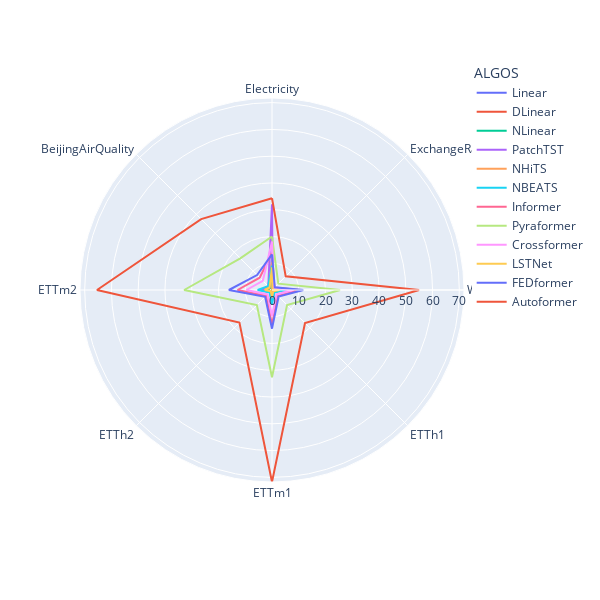

Here is the notebook cell this chart was saved with:
### Code cell
fig = px.line_polar(report_df, r='SPEED', theta='SOURCE', color="ALGOS",
                    line_close=True,
                    width=600,
                    height=600,)

fig.show()

### Figure 1 — Plotly figure (JSON) as saved in the notebook; plotly's stock layout.template omitted (floating-point values rounded to 4 significant figures)
{"data": [{"hovertemplate": "ALGOS=Linear<br>SPEED=%{r}<br>SOURCE=%{theta}<extra></extra>", "legendgroup": "Linear", "line": {"color": "#636efa", "dash": "solid"}, "marker": {"symbol": "circle"}, "mode": "lines", "name": "Linear", "r": [12.53, 0.24, 2.56, 0.55, 2.31, 0.56, 2.33, 1.11, 12.53], "showlegend": true, "subplot": "polar", "theta": ["Electricity", "ExchangeRate", "Weather", "ETTh1", "ETTm1", "ETTh2", "ETTm2", "BeijingAirQuality", "Electricity"], "type": "scatterpolar"}, {"hovertemplate": "ALGOS=DLinear<br>SPEED=%{r}<br>SOURCE=%{theta}<extra></extra>", "legendgroup": "DLinear", "line": {"color": "#EF553B", "dash": "solid"}, "marker": {"symbol": "circle"}, "mode": "lines", "name": "DLinear", "r": [9.19, 0.25, 2.7, 0.59, 2.45, 0.59, 2.48, 1.14, 9.19], "showlegend": true, "subplot": "polar", "theta": ["Electricity", "ExchangeRate", "Weather", "ETTh1", "ETTm1", "ETTh2", "ETTm2", "BeijingAirQuality", "Electricity"], "type": "scatterpolar"}, {"hovertemplate": "ALGOS=NLinear<br>SPEED=%{r}<br>SOURCE=%{theta}<extra></extra>", "legendgroup": "NLinear", "line": {"color": "#00cc96", "dash": "solid"}, "marker": {"symbol": "circle"}, "mode": "lines", "name": "NLinear", "r": [8.28, 0.25, 2.73, 0.6, 2.33, 0.57, 2.29, 1.1, 8.28], "showlegend": true, "subplot": "polar", "theta": ["Electricity", "ExchangeRate", "Weather", "ETTh1", "ETTm1", "ETTh2", "ETTm2", "BeijingAirQuality", "Electricity"], "type": "scatterpolar"}, {"hovertemplate": "ALGOS=PatchTST<br>SPEED=%{r}<br>SOURCE=%{theta}<extra></extra>", "legendgroup": "PatchTST", "line": {"color": "#ab63fa", "dash": "solid"}, "marker": {"symbol": "circle"}, "mode": "lines", "name": "PatchTST", "r": [32.05, 0.44, 5.92, 0.97, 4.01, 0.97, 4.01, 1.97, 32.05], "showlegend": true, "subplot": "polar", "theta": ["Electricity", "ExchangeRate", "Weather", "ETTh1", "ETTm1", "ETTh2", "ETTm2", "BeijingAirQuality", "Electricity"], "type": "scatterpolar"}, {"hovertemplate": "ALGOS=NHiTS<br>SPEED=%{r}<br>SOURCE=%{theta}<extra></extra>", "legendgroup": "NHiTS", "line": {"color": "#FFA15A", "dash": "solid"}, "marker": {"symbol": "circle"}, "mode": "lines", "name": "NHiTS", "r": [10.56, 0.3, 3.05, 0.7, 2.88, 0.67, 2.78, 1.37, 10.56], "showlegend": true, "subplot": "polar", "theta": ["Electricity", "ExchangeRate", "Weather", "ETTh1", "ETTm1", "ETTh2", "ETTm2", "BeijingAirQuality", "Electricity"], "type": "scatterpolar"}, {"hovertemplate": "ALGOS=NBEATS<br>SPEED=%{r}<br>SOURCE=%{theta}<extra></extra>", "legendgroup": "NBEATS", "line": {"color": "#19d3f3", "dash": "solid"}, "marker": {"symbol": "circle"}, "mode": "lines", "name": "NBEATS", "r": [9.12, 0.56, 4.84, 1.32, 5.37, 1.3, 5.36, 2.05, 9.12], "showlegend": true, "subplot": "polar", "theta": ["Electricity", "ExchangeRate", "Weather", "ETTh1", "ETTm1", "ETTh2", "ETTm2", "BeijingAirQuality", "Electricity"], "type": "scatterpolar"}, {"hovertemplate": "ALGOS=Informer<br>SPEED=%{r}<br>SOURCE=%{theta}<extra></extra>", "legendgroup": "Informer", "line": {"color": "#FF6692", "dash": "solid"}, "marker": {"symbol": "circle"}, "mode": "lines", "name": "Informer", "r": [13.87, 1.29, 10.51, 3.12, 12.91, 3.12, 12.88, 6.52, 13.87], "showlegend": true, "subplot": "polar", "theta": ["Electricity", "ExchangeRate", "Weather", "ETTh1", "ETTm1", "ETTh2", "ETTm2", "BeijingAirQuality", "Electricity"], "type": "scatterpolar"}, {"hovertemplate": "ALGOS=Pyraformer<br>SPEED=%{r}<br>SOURCE=%{theta}<extra></extra>", "legendgroup": "Pyraformer", "line": {"color": "#B6E880", "dash": "solid"}, "marker": {"symbol": "circle"}, "mode": "lines", "name": "Pyraformer", "r": [19.99, 3.33, 25.45, 7.95, 32.63, 7.99, 32.83, 16.76, 19.99], "showlegend": true, "subplot": "polar", "theta": ["Electricity", "ExchangeRate", "Weather", "ETTh1", "ETTm1", "ETTh2", "ETTm2", "BeijingAirQuality", "Electricity"], "type": "scatterpolar"}, {"hovertemplate": "ALGOS=Crossformer<br>SPEED=%{r}<br>SOURCE=%{theta}<extra></extra>", "legendgroup": "Crossformer", "line": {"color": "#FF97FF", "dash": "solid"}, "marker": {"symbol": "circle"}, "mode": "lines", "name": "Crossformer", "r": [18.09, 0.99, 7.98, 2.34, 9.73, 2.35, 9.59, 4.84, 18.09], "showlegend": true, "subplot": "polar", "theta": ["Electricity", "ExchangeRate", "Weather", "ETTh1", "ETTm1", "ETTh2", "ETTm2", "BeijingAirQuality", "Electricity"], "type": "scatterpolar"}, {"hovertemplate": "ALGOS=LSTNet<br>SPEED=%{r}<br>SOURCE=%{theta}<extra></extra>", "legendgroup": "LSTNet", "line": {"color": "#FECB52", "dash": "solid"}, "marker": {"symbol": "circle"}, "mode": "lines", "name": "LSTNet", "r": [8.45, 0.27, 2.78, 0.65, 2.64, 0.64, 2.65, 1.29, 8.45], "showlegend": true, "subplot": "polar", "theta": ["Electricity", "ExchangeRate", "Weather", "ETTh1", "ETTm1", "ETTh2", "ETTm2", "BeijingAirQuality", "Electricity"], "type": "scatterpolar"}, {"hovertemplate": "ALGOS=FEDformer<br>SPEED=%{r}<br>SOURCE=%{theta}<extra></extra>", "legendgroup": "FEDformer", "line": {"color": "#636efa", "dash": "solid"}, "marker": {"symbol": "circle"}, "mode": "lines", "name": "FEDformer", "r": [13.3, 1.47, 11.7, 3.51, 14.45, 3.63, 16.11, 7.89, 13.3], "showlegend": true, "subplot": "polar", "theta": ["Electricity", "ExchangeRate", "Weather", "ETTh1", "ETTm1", "ETTh2", "ETTm2", "BeijingAirQuality", "Electricity"], "type": "scatterpolar"}, {"hovertemplate": "ALGOS=Autoformer<br>SPEED=%{r}<br>SOURCE=%{theta}<extra></extra>", "legendgroup": "Autoformer", "line": {"color": "#EF553B", "dash": "solid"}, "marker": {"symbol": "circle"}, "mode": "lines", "name": "Autoformer", "r": [34.29, 7.24, 54.98, 17.44, 71.75, 17.22, 65.4, 37.45, 34.29], "showlegend": true, "subplot": "polar", "theta": ["Electricity", "ExchangeRate", "Weather", "ETTh1", "ETTm1", "ETTh2", "ETTm2", "BeijingAirQuality", "Electricity"], "type": "scatterpolar"}], "layout": {"height": 600, "legend": {"title": {"text": "ALGOS"}, "tracegroupgap": 0}, "margin": {"t": 60}, "polar": {"angularaxis": {"direction": "clockwise", "rotation": 90}, "domain": {"x": [0, 1], "y": [0, 1]}}, "width": 600}}
